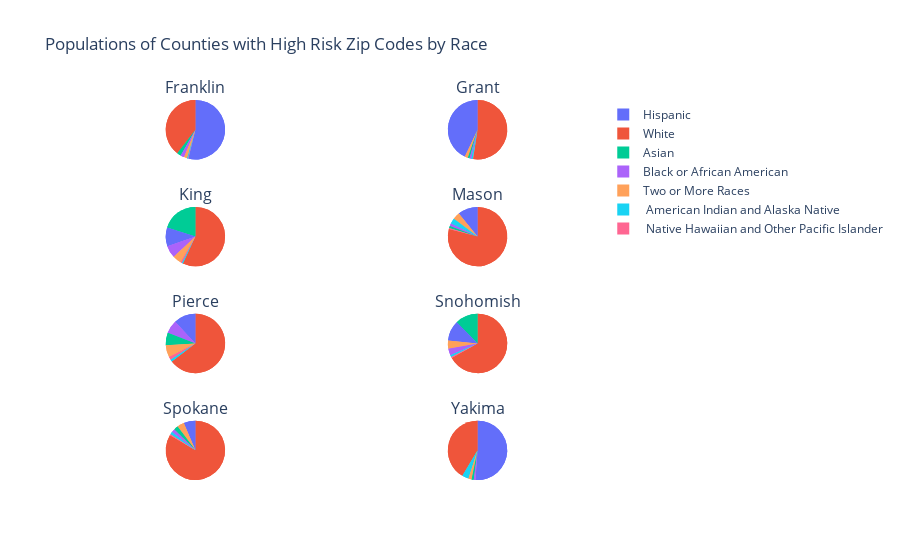

The code cell stored with this chart in its notebook:
### Code cell
pies.add_trace(go.Pie(labels=labels, values=[38409,  1973,   482,  2102,   200, 52240,  1670], name='Franklin'), 1, 1)
pies.add_trace(go.Pie(labels=labels, values=[52080,   931,   860,   950,   140, 42682,  1722], name='Grant'), 1, 2)
pies.add_trace(go.Pie(labels=labels, values=[1293953,  152734,   13090,  456352,   17708,  230889,  107845], name='King'), 2, 1)
pies.add_trace(go.Pie(labels=labels, values=[52239,   898,  2005,   836,   313,  7179,  2558], name='Mason'), 2, 2)

pies.add_trace(go.Pie(labels=labels, values=[596274,  66213,  10567,  63526,  15110, 109959,  61179], name='Pierce'), 3, 1)
pies.add_trace(go.Pie(labels=labels, values=[553800,  30510,   8630, 102433,   5028,  91517,  37413], name='Snohomish'), 3, 2)
pies.add_trace(go.Pie(labels=labels, values=[451633,  10205,   7576,  12610,   3225,  34603,  20848], name='Spokane'), 4, 1)
pies.add_trace(go.Pie(labels=labels, values=[106301,   2197,   9223,   2976,    211, 131130,   4495], name='Yakima'), 4, 2)

pies.update_traces(hoverinfo='label+percent+name', textinfo='none')
pies.update(layout_title_text='Populations of Counties with High Risk Zip Codes by Race',
           layout_showlegend=True)

pies = go.Figure(pies)
pies.show()

### Figure 1 — Plotly figure (JSON) as saved in the notebook; plotly's stock layout.template omitted (floating-point values rounded to 4 significant figures)
{"data": [{"domain": {"x": [0, 0.45], "y": [0.8438, 1]}, "hoverinfo": "label+percent+name", "labels": ["White", "Black or African American", " American Indian and Alaska Native", "Asian", " Native Hawaiian and Other Pacific Islander", "Hispanic", "Two or More Races"], "name": "Franklin", "textinfo": "none", "type": "pie", "values": [38409, 1973, 482, 2102, 200, 52240, 1670]}, {"domain": {"x": [0.55, 1], "y": [0.8438, 1]}, "hoverinfo": "label+percent+name", "labels": ["White", "Black or African American", " American Indian and Alaska Native", "Asian", " Native Hawaiian and Other Pacific Islander", "Hispanic", "Two or More Races"], "name": "Grant", "textinfo": "none", "type": "pie", "values": [52080, 931, 860, 950, 140, 42682, 1722]}, {"domain": {"x": [0, 0.45], "y": [0.5625, 0.7188]}, "hoverinfo": "label+percent+name", "labels": ["White", "Black or African American", " American Indian and Alaska Native", "Asian", " Native Hawaiian and Other Pacific Islander", "Hispanic", "Two or More Races"], "name": "King", "textinfo": "none", "type": "pie", "values": [1293953, 152734, 13090, 456352, 17708, 230889, 107845]}, {"domain": {"x": [0.55, 1], "y": [0.5625, 0.7188]}, "hoverinfo": "label+percent+name", "labels": ["White", "Black or African American", " American Indian and Alaska Native", "Asian", " Native Hawaiian and Other Pacific Islander", "Hispanic", "Two or More Races"], "name": "Mason", "textinfo": "none", "type": "pie", "values": [52239, 898, 2005, 836, 313, 7179, 2558]}, {"domain": {"x": [0, 0.45], "y": [0.2812, 0.4375]}, "hoverinfo": "label+percent+name", "labels": ["White", "Black or African American", " American Indian and Alaska Native", "Asian", " Native Hawaiian and Other Pacific Islander", "Hispanic", "Two or More Races"], "name": "Pierce", "textinfo": "none", "type": "pie", "values": [596274, 66213, 10567, 63526, 15110, 109959, 61179]}, {"domain": {"x": [0.55, 1], "y": [0.2812, 0.4375]}, "hoverinfo": "label+percent+name", "labels": ["White", "Black or African American", " American Indian and Alaska Native", "Asian", " Native Hawaiian and Other Pacific Islander", "Hispanic", "Two or More Races"], "name": "Snohomish", "textinfo": "none", "type": "pie", "values": [553800, 30510, 8630, 102433, 5028, 91517, 37413]}, {"domain": {"x": [0, 0.45], "y": [0, 0.1562]}, "hoverinfo": "label+percent+name", "labels": ["White", "Black or African American", " American Indian and Alaska Native", "Asian", " Native Hawaiian and Other Pacific Islander", "Hispanic", "Two or More Races"], "name": "Spokane", "textinfo": "none", "type": "pie", "values": [451633, 10205, 7576, 12610, 3225, 34603, 20848]}, {"domain": {"x": [0.55, 1], "y": [0, 0.1562]}, "hoverinfo": "label+percent+name", "labels": ["White", "Black or African American", " American Indian and Alaska Native", "Asian", " Native Hawaiian and Other Pacific Islander", "Hispanic", "Two or More Races"], "name": "Yakima", "textinfo": "none", "type": "pie", "values": [106301, 2197, 9223, 2976, 211, 131130, 4495]}, {"domain": {"x": [0, 0.45], "y": [0.8438, 1]}, "hoverinfo": "label+percent+name", "labels": ["White", "Black or African American", " American Indian and Alaska Native", "Asian", " Native Hawaiian and Other Pacific Islander", "Hispanic", "Two or More Races"], "name": "Franklin", "textinfo": "none", "type": "pie", "values": [38409, 1973, 482, 2102, 200, 52240, 1670]}, {"domain": {"x": [0.55, 1], "y": [0.8438, 1]}, "hoverinfo": "label+percent+name", "labels": ["White", "Black or African American", " American Indian and Alaska Native", "Asian", " Native Hawaiian and Other Pacific Islander", "Hispanic", "Two or More Races"], "name": "Grant", "textinfo": "none", "type": "pie", "values": [52080, 931, 860, 950, 140, 42682, 1722]}, {"domain": {"x": [0, 0.45], "y": [0.5625, 0.7188]}, "hoverinfo": "label+percent+name", "labels": ["White", "Black or African American", " American Indian and Alaska Native", "Asian", " Native Hawaiian and Other Pacific Islander", "Hispanic", "Two or More Races"], "name": "King", "textinfo": "none", "type": "pie", "values": [1293953, 152734, 13090, 456352, 17708, 230889, 107845]}, {"domain": {"x": [0.55, 1], "y": [0.5625, 0.7188]}, "hoverinfo": "label+percent+name", "labels": ["White", "Black or African American", " American Indian and Alaska Native", "Asian", " Native Hawaiian and Other Pacific Islander", "Hispanic", "Two or More Races"], "name": "Mason", "textinfo": "none", "type": "pie", "values": [52239, 898, 2005, 836, 313, 7179, 2558]}, {"domain": {"x": [0, 0.45], "y": [0.2812, 0.4375]}, "hoverinfo": "label+percent+name", "labels": ["White", "Black or African American", " American Indian and Alaska Native", "Asian", " Native Hawaiian and Other Pacific Islander", "Hispanic", "Two or More Races"], "name": "Pierce", "textinfo": "none", "type": "pie", "values": [596274, 66213, 10567, 63526, 15110, 109959, 61179]}, {"domain": {"x": [0.55, 1], "y": [0.2812, 0.4375]}, "hoverinfo": "label+percent+name", "labels": ["White", "Black or African American", " American Indian and Alaska Native", "Asian", " Native Hawaiian and Other Pacific Islander", "Hispanic", "Two or More Races"], "name": "Snohomish", "textinfo": "none", "type": "pie", "values": [553800, 30510, 8630, 102433, 5028, 91517, 37413]}, {"domain": {"x": [0, 0.45], "y": [0, 0.1562]}, "hoverinfo": "label+percent+name", "labels": ["White", "Black or African American", " American Indian and Alaska Native", "Asian", " Native Hawaiian and Other Pacific Islander", "Hispanic", "Two or More Races"], "name": "Spokane", "textinfo": "none", "type": "pie", "values": [451633, 10205, 7576, 12610, 3225, 34603, 20848]}, {"domain": {"x": [0.55, 1], "y": [0, 0.1562]}, "hoverinfo": "label+percent+name", "labels": ["White", "Black or African American", " American Indian and Alaska Native", "Asian", " Native Hawaiian and Other Pacific Islander", "Hispanic", "Two or More Races"], "name": "Yakima", "textinfo": "none", "type": "pie", "values": [106301, 2197, 9223, 2976, 211, 131130, 4495]}], "layout": {"annotations": [{"font": {"size": 16}, "showarrow": false, "text": "Franklin", "x": 0.225, "xanchor": "center", "xref": "paper", "y": 1, "yanchor": "bottom", "yref": "paper"}, {"font": {"size": 16}, "showarrow": false, "text": "Grant", "x": 0.775, "xanchor": "center", "xref": "paper", "y": 1, "yanchor": "bottom", "yref": "paper"}, {"font": {"size": 16}, "showarrow": false, "text": "King", "x": 0.225, "xanchor": "center", "xref": "paper", "y": 0.7188, "yanchor": "bottom", "yref": "paper"}, {"font": {"size": 16}, "showarrow": false, "text": "Mason", "x": 0.775, "xanchor": "center", "xref": "paper", "y": 0.7188, "yanchor": "bottom", "yref": "paper"}, {"font": {"size": 16}, "showarrow": false, "text": "Pierce", "x": 0.225, "xanchor": "center", "xref": "paper", "y": 0.4375, "yanchor": "bottom", "yref": "paper"}, {"font": {"size": 16}, "showarrow": false, "text": "Snohomish", "x": 0.775, "xanchor": "center", "xref": "paper", "y": 0.4375, "yanchor": "bottom", "yref": "paper"}, {"font": {"size": 16}, "showarrow": false, "text": "Spokane", "x": 0.225, "xanchor": "center", "xref": "paper", "y": 0.1562, "yanchor": "bottom", "yref": "paper"}, {"font": {"size": 16}, "showarrow": false, "text": "Yakima", "x": 0.775, "xanchor": "center", "xref": "paper", "y": 0.1562, "yanchor": "bottom", "yref": "paper"}], "showlegend": true, "title": {"text": "Populations of Counties with High Risk Zip Codes by Race"}}}
